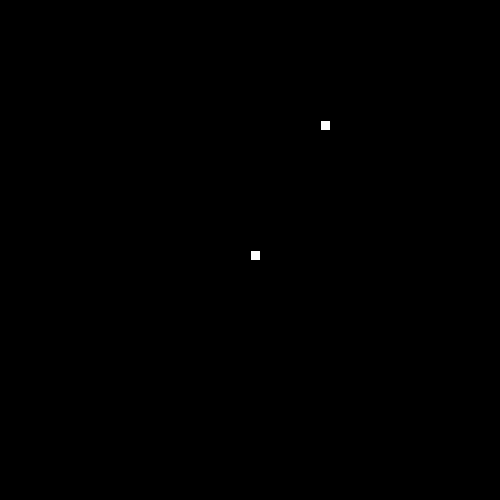
Frame 1 (no input)
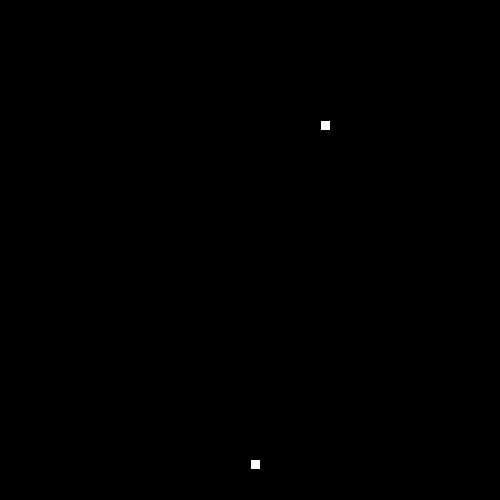
Frame 60 (the mouse pressed at the canvas centre just before this capture)
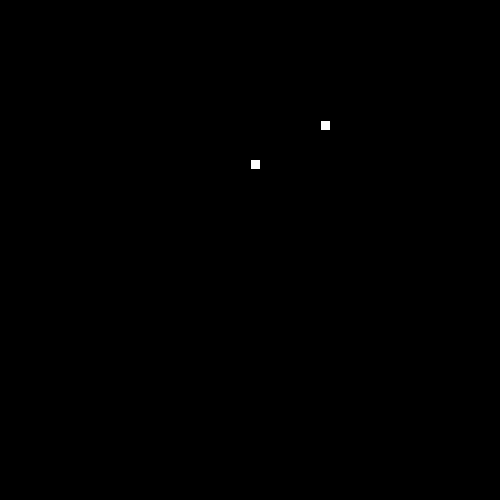
Frame 120 (the mouse held since frame 60 and released just before this capture)

The Processing sketch that drew these frames (run headless with seeded random() and noise(); from frame 60 on, the mouse is pressed at the canvas centre):

// Processing sketch: SnakeRecipe
// ── SnakeRecipe.pde

// 1. Follow the recipe instructions inside the Segment class.

// The Segment class will be used to represent each part of the moving snake.

class Segment {

  //2. Create x and y member variables to hold the location of each segment.
int x;
int y;
  // 3. Add a constructor with parameters to initialize each variable.
  Segment (int x, int y) {
this.x = x;
this.y = y;
}
  // 4. Add getter and setter methods for both the x and y member variables.
  void setX(int x) {
    this.x = x;
  }
  void setY(int y) {
    this.y = y;
  }
  int getX() {
    return x;
  }
  int getY() {
    return y;
  }
}


// 5. Create (but do not initialize) a Segment variable to hold the head of the Snake
Segment head;

// 6. Create and initialize a String to hold the direction of your snake e.g. "up"
String direction = "up";

// 7. Create and initialize a variable to hold how many pieces of food the snake has eaten.
// give it a value of 1 to start.
int eaten = 1;

// 8. Create and initialize foodX and foodY variables to hold the location of the food.

// (Hint: use the random method to set both the x and y to random locations within the screen size (500 by 500).)

int foodX = ((int)random(50)*10);
int foodY = ((int)random(50)*10);

void setup() {

  // 9. Set the size of your sketch (500 by 500).

  size(500, 500);


  // 10. initialize your head to a new segment.
head = new Segment(250,250);

  // 11. Use the frameRate(int rate) method to set the rate to 20.
  
  int rate = 20;

}


void draw() {

  background(0);


  //12. Call the manageTail, drawFood, drawSnake, move, and collision methods.
  manageTail();
  drawFood();
  drawSnake();
  move();
  collision();
}


// 13. Complete the drawFood method below. (Hint: each piece of food should be a 10 by 10 rectangle).

void drawFood() {
  rect(foodX,foodY,10,10);
}


//14. Draw the snake head (use a 10 by 10 rectangle)

void drawSnake() {
rect(head.x,head.y,10,10);

  //test your code
}


// 15. Complete the move method below.

void move() {

  // 16. Using a switch statement, make your snake head move by 10 pixels in the correct direction.
  //This is an incomplete switch statement:
  
  switch(direction) {
  case "up":
    head.y = head.y - 5;
    break;
  case "down":
    head.y = head.y + 5; 
    break;
  case "left":
    head.x = head.x - 5;
    break;
  case "right":
    head.x = head.x + 5; 
    break;
  }
  


  // 17. Call the checkBoundaries method to make sure the snake head doesn't go off the screen.
  checkBoundaries();
}


// 18. Complete the keyPressed method below. Use if statements to set your direction variable depending on what key is pressed.

void keyPressed() {
  if (key == CODED) {
    if (keyCode == UP) {
       direction = "up";
    } 
    if (keyCode == DOWN) {
       direction = "down";
    } 
    if (keyCode == LEFT) {
       direction = "left";
    } 
    if (keyCode == RIGHT) {
       direction = "right";
    } 
  }
}



// 19. check if your head is out of bounds (teleport your snake head to the other side).

void checkBoundaries() {
  if(head.x > 500) {
    head.x = 1;
  }
  if(head.y > 500) {
    head.y = 1;
  }
  if(head.x < 0) {
    head.x = 499;
  }
  if(head.y < 0) {
    head.y = 499;
  }
  
}



//20. Make sure that the key for your current direction’s opposite doesn’t work(i.e. If you’re going up, down key shouldn’t work)



// 21. Complete the missing parts of the collision method below.

void collision() {

  // If the segment is colliding with a piece of food...
     // Increase the amount of food eaten and set foodX and foodY to new random locations.
     if(head.x == foodX && head.y == foodY) {
         eaten++;
         foodX = ((int)random(50)*10);
         foodY = ((int)random(50)*10);
         drawFood();
     }
     
}



/**
 
 ** Part 2: making the tail (the rest of the snake)
 
 **/

//  1. Create and initialize an ArrayList of Segments. (This will be your snake tail!)


// 2. Complete the missing parts of the manageTail method below and call it in the draw method.

void manageTail() {

  //Call the drawTail and checkTailCollision methods.

  // Add a new Segment to your ArrayList that has the same X and Y as the head of your snake.

  // To keep your tail the right length:
  // while the tail size is greater than the number of food pieces eaten, remove the first Segment in your tail.

}

void drawTail() {
    // Draw a 10 by 10 rectangle for each Segment in your snake ArrayList.
}


// 3. Complete the missing parts of the bodyCollision method below.

void checkTailCollision() {

  // If your head has the same location as one of your segments...

  // reset your food variable

  //Call this method at the beginning of your manageTail method.
}
